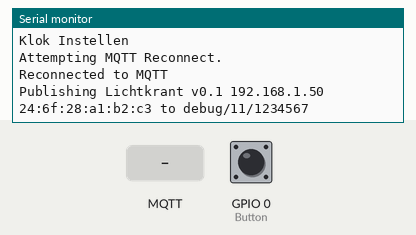
Bench run of a sketch on a simulated ESP8266 (NodeMCU). On the bench: the last lines printed to the serial monitor. Inputs (shaded band) come from the test bench; at power-on: GPIO 0 (Button) HIGH. WiFi joins after 1.5 s; servers stay silent unless stated; the local clock reads 2024-03-15 10:24:30 at power-on unless the sketch sets it; storage starts empty; no MQTT or app messages arrive unless stated.

Above: at 4.5 s.
4.6 s: MQTT message "revspace/state" arrives on the first subscribed topic
At 5.4 s:
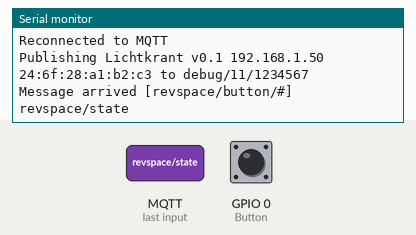
6.1 s: MQTT message "open" arrives on the first subscribed topic
At 6.6 s:
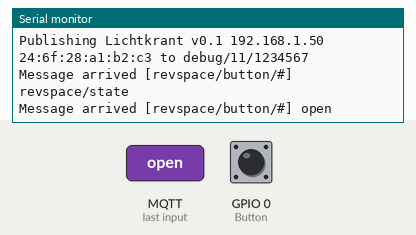
7.6 s: MQTT message "revspace/button/nomz" arrives on the first subscribed topic
At 8.8 s:
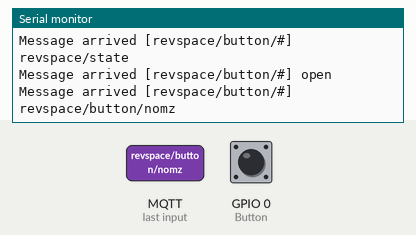
9.1 s: MQTT message ":" arrives on the first subscribed topic
At 10.1 s:
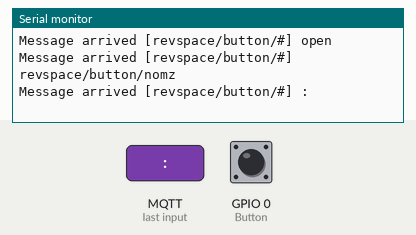
10.6 s: MQTT message "1" arrives on the first subscribed topic
At 11.2 s:
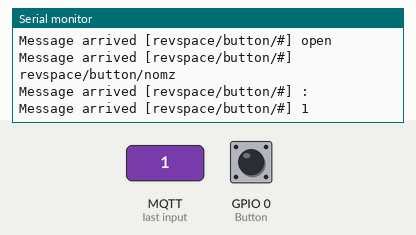
12.1 s: MQTT message "on" arrives on the first subscribed topic
At 13.5 s:
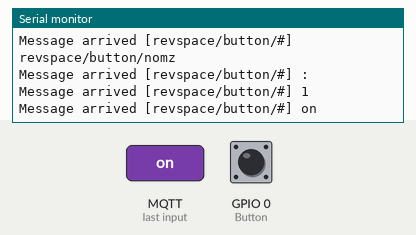

The sketch:

lichtkrant_benadski.ino
```cpp
#include <FS.h>                   //this needs to be first, or it all crashes and burns...

#include <EEPROM.h>
#include <SPI.h>
#include <DNSServer.h>
#include <ESP8266WebServer.h>
#include <ESP8266WiFi.h>
#include <WiFiManager.h>          //https://github.com/tzapu/WiFiManager
#include <WiFiClient.h>
#include <PubSubClient.h>
#include <ArduinoJson.h>          //https://github.com/bblanchon/ArduinoJson
#include <Time.h>
#include <TimeLib.h>
#include <SoftwareSerial.h>
#include <Timezone.h>     //https://github.com/LelandSindt/Timezone

TimeChangeRule CEST = {"CEST", Last, Sun, Mar, 2, +120};    //Daylight time = UTC +2 hours
TimeChangeRule CET = {"CET", Last, Sun, Oct, 3, +60};     //Standard time = UTC +1 hours
Timezone myTZ(CEST, CET);
TimeChangeRule *tcr;        //pointer to the time change rule, use to get TZ abbrev
time_t utc, local;

// NTP Server settings and preparations
unsigned int localPort = 2390;      // local port to listen for UDP packets
IPAddress timeServerIP; // time.nist.gov NTP server address
const char* ntpServerName = "pool.ntp.org";
const int NTP_PACKET_SIZE = 48; // NTP time stamp is in the first 48 bytes of the message
byte packetBuffer[ NTP_PACKET_SIZE]; //buffer to hold incoming and outgoing packets
WiFiUDP udp;

#define SoftSerialTX 13
#define SoftSerialRX 4
#define Button 0

WiFiClient espClient;
PubSubClient client(espClient);

long lastMsg = 0;
char msg[50];
int value = 0;

bool spacestate;
bool klok_ok = false;

//define your default values here, if there are different values in config.json, they are overwritten.
char mqtt_server[40];
char mqtt_port[6] = "1883";
char location[3];
char id[3];
char debugtopic[40] = "debug";
char pubtopic[40] = "lichtkrant";
String swversion = "Lichtkrant v0.1";

String chipid;
char chipidchar[6];
uint8_t MAC_array[6];
char MAC_char[18];

unsigned long starttijd;

//flag for saving data
bool shouldSaveConfig = false;

// The extra parameters to be configured (can be either global or just in the setup)
// After connecting, parameter.getValue() will get you the configured value
// id/name placeholder/prompt default length
WiFiManagerParameter custom_mqtt_server("server", "mqtt server", mqtt_server, 40);
WiFiManagerParameter custom_mqtt_port("port", "mqtt port", mqtt_port, 5);
WiFiManagerParameter custom_location("location", "controller location", location, 3);
WiFiManagerParameter custom_id("id", "controller id", id, 3);
WiFiManagerParameter custom_debug("debugtopic", "Debug Topic", debugtopic, 40);
WiFiManagerParameter custom_pub("publictopic", "Publication Topic", pubtopic, 40);


//Color definitions
// Might want to try other values like 0x10 etc
#define blackblack 0x00
#define blackred 0x01
#define blackgreen 0x02
#define blackorange 0x03
#define redblack 0x04
#define redred 0x05
#define redgreen 0x06
#define redorange 0x07
#define greenblack 0x08
#define greenred 0x09
#define greengreen 0x0A
#define greenorange 0x0B
#define orangeblack 0x0C
#define orangered 0x0D
#define orangegreen 0x0E
#define orangeorange 0x0F
#define blackrainbow 0x20


SoftwareSerial mySerial(SoftSerialRX, SoftSerialTX, false);

const char sync[] = {
  0xAA, 0xAA, 0xAA, 0xAA, 0xAA,
};

const char sendprogram[] = {
  0xBB,
};

const char endprogram[] = {
  0xBF, 0xB1,
};

#define in_left 0x80
#define in_right 0x81
#define in_upwards 0x82
#define in_downwards 0x83
#define open_center 0x84
#define close_center 0x85
#define open_left 0x86
#define close_left 0x87
#define in_shift 0x88 // vanuit het midden
#define out_squeeze 0x89 // naar het midden
#define flash 0x8A
#define jump 0x8B // jump on screen and stay
#define Doff 0x8C
#define Dobig 0x8D
#define clearscreen 0x8E
#define showclock 0x8F
#define snow 0x90
#define dsnow 0x91
#define randomeffect 0xA3

void snelheid(byte snelheid) {
  verstuurbyte(0xA0);
  if (snelheid < 1) {
    snelheid = 1;
  }
  if (snelheid > 9) {
    snelheid = 9;
  }
  verstuurbyte(snelheid + 30);
}

void effectje(char programma, char parameter) {
  verstuurbyte(programma);
  verstuurbyte(parameter);
}

void programmakeuze(char programma) {
  verstuurbyte(0xAF);
  verstuurbyte(programma);
}

void Gosub(char programma) {
  verstuurbyte(0xA2);
  verstuurbyte(programma);
}

void Wachten(byte tijd) {
  verstuurbyte(0xA1);
  if (tijd < 1) {
    tijd = 1;
  }
  if (tijd > 9) {
    tijd = 9;
  }
  verstuurbyte(tijd + 30);
}

void verstuurbyte(byte data) {
  mySerial.write(data);
}

void klokinstellen(time_t t) {
  Serial.println("Klok Instellen");
  verstuurbericht(sync);
  verstuurbyte(0xBE);
  verstuurbyte(0x33);
  verstuurbyte((year(t) / 10) % 10);
  verstuurbyte((year(t) % 10));
  verstuurbyte((month(t) / 10) % 10);
  verstuurbyte((month(t) % 10));
  verstuurbyte((day(t) / 10) % 10);
  verstuurbyte((day(t) % 10));
  verstuurbyte((hour(t) / 10) % 10);
  verstuurbyte((hour(t) % 10));
  verstuurbyte((minute(t) / 10) % 10);
  verstuurbyte((minute(t) % 10));
  verstuurbyte((second(t) / 10) % 10);
  verstuurbyte((second(t) % 10));
  verstuurbyte(0xBF);
  verstuurbyte(0xB1);
}

void verstuurbericht(const char * bericht) {
  for (int x = 0; x < strlen((char *)bericht); x++) {
    mySerial.write(bericht[x]);
  }
}

void customchar(byte nummer) {
  char bericht[] = {
    0x10, nummer,
  };
  verstuurbericht(bericht);
}

void verstuurtext(char * bericht, byte color) {
  for (int x = 0; x < strlen((char *)bericht); x++) {
    char berichtje;
    if (bericht[x] == ' ')  {
      berichtje = ':';
    } else {
      if (bericht[x] == ':')  {
        berichtje = ' ';
      } else {
        berichtje = bericht[x];
      }
    }

    mySerial.write(color);
    mySerial.write(berichtje);
  }
}

void bamtext(char * bericht, char programma, byte color) {
  verstuurbericht(sync);
  verstuurbyte(0xBB);
  programmakeuze('A');
  snelheid(4);
  verstuurbyte(0x8B);
  verstuurbyte(0x03);
  verstuurtext(bericht, color);
  Wachten(3);
  verstuurbericht(endprogram);
}

void hoofdprogramma() {
  int color = blackred;
  verstuurbericht(sync);
  verstuurbyte(0xBB);
  programmakeuze('A');
//  verstuurbyte(0x8B);
//  verstuurbyte(0x03);
//  verstuurtext("progA", color);
//  Wachten(3);
  Gosub('B');
  Gosub('C');
  Gosub('D');
  programmakeuze('B');
  verstuurbyte(0x8F);
  verstuurbyte(0x07);
  //Wachten(3);
  programmakeuze('C');
  verstuurbyte(0x8F);
  verstuurbyte(0x06);
  //Wachten(3);
  programmakeuze('D');
  verstuurbyte(0x8F);
  verstuurbyte(0x05);
  //Wachten(3);

  verstuurbericht(endprogram);
}

void setup() {
  // put your setup code here, to run once:

  bamtext("Booting",  'A', blackred);
  chipid = ESP.getChipId();
  chipid.toCharArray(chipidchar, sizeof chipidchar);

  WiFi.macAddress(MAC_array);
  sprintf(MAC_char, "%02x:%02x:%02x:%02x:%02x:%02x",
          MAC_array[0], MAC_array[1], MAC_array[2], MAC_array[3], MAC_array[4], MAC_array[5]);


  Serial.begin(115200);
  mySerial.begin(2400);
  Serial.println();
  Serial.println("mounting FS...");
  bamtext("mounting FS...", 'A', blackred);

  if (SPIFFS.begin()) {
    Serial.println("mounted fs");
    bamtext("mounted fs",  'A', blackred);
    if (SPIFFS.exists("/config.json")) {
      //file exists, reading and loading
      Serial.println("reading config file");
      bamtext("reading config",  'A', blackred);
      File configFile = SPIFFS.open("/config.json", "r");
      if (configFile) {
        Serial.println("opened config file");
        bamtext("opened config",  'A', blackred);
        size_t size = configFile.size();
        // Allocate a buffer to store contents of the file.
        std::unique_ptr<char[]> buf(new char[size]);

        configFile.readBytes(buf.get(), size);
        DynamicJsonBuffer jsonBuffer;
        JsonObject& json = jsonBuffer.parseObject(buf.get());
        json.printTo(Serial);
        if (json.success()) {
          Serial.println("\nparsed json");
          bamtext("parsed json",  'A', blackred);
          strcpy(mqtt_server, json["mqtt_server"]);
          Serial.println(mqtt_server);

          strcpy(mqtt_port, json["mqtt_port"]);
          strcpy(debugtopic, json["debugtopic"]);
          strcpy(pubtopic, json["pubtopic"]);
        } else {
          Serial.println("failed to load json config");
          bamtext("failed to load json config",  'A', blackred);
        }
      }
    }
  } else {
    Serial.println("failed 2 mount FS");
    bamtext("failed 2 mnt FS",  'A', blackred);
  }

  pinMode(Button, INPUT);


  WiFiManager wifiManager;
  wifiManager.addParameter(&custom_mqtt_server);
  wifiManager.addParameter(&custom_mqtt_port);
  wifiManager.addParameter(&custom_debug);
  wifiManager.addParameter(&custom_pub);

  //wifiManager.resetSettings();

  wifiManager.setSaveConfigCallback(saveConfigCallback);

  if (!wifiManager.autoConnect("AutoConnectAP", "password")) {
    Serial.println("failed to connect and hit timeout");
    bamtext("failed 2 connect",  'A', blackred);
    delay(3000);
    //reset and try again, or maybe put it to deep sleep
    ESP.reset();
    delay(5000);
  }

  //if you get here you have connected to the WiFi
  Serial.println("connected...yeey :)");
  bamtext("connected!",  'A', blackred);

  updateParameters();


  //Serial.println("local ip");  Serial.println(WiFi.localIP();

  Serial.println();
  Serial.print("MQTT Server: ");
  Serial.println(mqtt_server);

  Serial.println();
  client.setServer(mqtt_server, 1883);
  client.setCallback(onMqttMessage);

  udp.begin(localPort);
  ntpsync();
  delay(500);
  hoofdprogramma();
  delay(500);

  hoofdprogramma();
  //  verstuurbericht(sync);
  //  verstuurbyte(0xBB);
  //  programmakeuze('A');
  //  verstuurtext(" test ", blackred);
  //  verstuurbyte(0x8F);
  //  verstuurbyte(0x01);
  //  verstuurtext(" ", blackred);
  //  verstuurbericht(endprogram);
}


void loop() {
  // put your main code here, to run repeatedly:
  if (!client.connected()) {
    Serial.println("Attempting MQTT Reconnect.");
    reconnect();
  }
  client.loop();

  if (digitalRead(Button) == LOW ) {
    ondemandPortal();
  }

  if (spacestate == true) {

  } else {

  }

  if (hour(now()) % 3 == 0 && minute(now()) == 0 && second(now()) == 0) {
    klok_ok = false;
  }

  if (!klok_ok) {
    ntpsync();
  }

}


//callback notifying us of the need to save config
void saveConfigCallback () {
  Serial.println("Should save config");
  shouldSaveConfig = true;
}


void updateParameters() {
  if (shouldSaveConfig) {
    //read updated parameters
    strcpy(mqtt_server, custom_mqtt_server.getValue());
    strcpy(mqtt_port, custom_mqtt_port.getValue());
    strcpy(debugtopic, custom_debug.getValue());
    strcpy(pubtopic, custom_pub.getValue());

    //save the custom parameters to FS

    Serial.println("saving config");
    DynamicJsonBuffer jsonBuffer;
    JsonObject& json = jsonBuffer.createObject();
    json["mqtt_server"] = mqtt_server;
    json["mqtt_port"] = mqtt_port;
    json["debugtopic"] = debugtopic;
    json["pubtopic"] = pubtopic;

    File configFile = SPIFFS.open("/config.json", "w");
    if (!configFile) {
      Serial.println("failed to open config file for writing");
    }

    json.printTo(Serial);
    json.printTo(configFile);
    configFile.close();
  }
}

void ondemandPortal() {
  WiFiManager wifiManager;
  wifiManager.addParameter(&custom_mqtt_server);
  wifiManager.addParameter(&custom_mqtt_port);
  wifiManager.addParameter(&custom_debug);
  wifiManager.addParameter(&custom_pub);
  wifiManager.setSaveConfigCallback(saveConfigCallback);

  if (!wifiManager.startConfigPortal("AutoConnectAP", "password")) {
    Serial.println("failed to connect and hit timeout");
    delay(3000);
    ESP.reset();
    delay(5000);
  }
  Serial.println("connected...yeey :)");
  updateParameters();
}

boolean reconnect() {
  if (client.connect(chipidchar)) {
    Serial.println("Reconnected to MQTT");
    // Once connected, publish an announcement...
    mqtt_publish(String(debugtopic) + "/11/" + chipid, swversion + String(" ") + WiFi.localIP().toString() + String(" ") + String(MAC_char));
    client.subscribe("revspace/button/#");
    client.subscribe("revspace/state");
    client.subscribe("revspace/sensors/temperature/11/1");

    client.loop();
  }
  return client.connected();
}

void onMqttMessage(char* topic, byte * payload, unsigned int length) {
  Serial.print("Message arrived [");
  Serial.print(topic);
  Serial.print("] ");
  for (int i = 0; i < length; i++) {
    Serial.print((char)payload[i]);
  }
  Serial.println();
  char bericht[50] = "";
  if (strcmp(topic, "revspace/state") == 0) {
    for (uint8_t pos = 0; pos < length; pos++) {
      bericht[pos] = payload[pos];
    }

    if (strcmp(bericht, "open") == 0) {
      Serial.println("Revspace is open");
      if (spacestate == LOW) {
        spacestate = HIGH;
      }
    } else {
      // If it ain't open, it's closed! (saves a lot of time doing strcmp).
      Serial.println("Revspace is dicht");
      if (spacestate == HIGH) {
        spacestate = LOW;
      }
    }
  }

  if (strcmp(topic, "revspace/button/nomz") == 0) {
    for (uint8_t t = 0; t < 10; t++) {
      //digitalWrite(Buzzer, HIGH);

      delay(350);

      //digitalWrite(Buzzer, LOW);
      delay(350);
    }

  }

  if (strcmp(topic, "revspace/button/doorbell") == 0) {
    for (uint8_t t = 0; t < 10; t++) {

      //digitalWrite(Buzzer, HIGH);
      delay(20);

      //digitalWrite(Buzzer, LOW);
      delay(50);

    }
  }

  if (strcmp(topic, "revspace/button/rollcall") == 0) {
    Serial.println("Rollcall!");
    mqtt_publish(String(debugtopic) + "/11/" + chipid, swversion + String(" ") + WiFi.localIP().toString() + String(" ") + String(MAC_char));
  }
}

void mqtt_publish (String topic, String message) {
  Serial.println();
  Serial.print("Publishing ");
  Serial.print(message);
  Serial.print(" to ");
  Serial.println(topic);

  char t[100], m[100];
  topic.toCharArray(t, sizeof t);
  message.toCharArray(m, sizeof m);

  client.publish(t, m, /*retain*/ 1);
}

boolean ntpsync() {

  //get a random server from the pool
  WiFi.hostByName(ntpServerName, timeServerIP);

  sendNTPpacket(timeServerIP); // send an NTP packet to a time server

  delay(500);

  int cb = udp.parsePacket();
  if (!cb) {
    Serial.println("no packet yet");
    klok_ok = false;
  }
  else {
    Serial.print("packet received, length=");
    Serial.println(cb);
    // We've received a packet, read the data from it
    udp.read(packetBuffer, NTP_PACKET_SIZE); // read the packet into the buffer

    //the timestamp starts at byte 40 of the received packet and is four bytes,
    // or two words, long. First, esxtract the two words:

    unsigned long highWord = word(packetBuffer[40], packetBuffer[41]);
    unsigned long lowWord = word(packetBuffer[42], packetBuffer[43]);
    // combine the four bytes (two words) into a long integer
    // this is NTP time (seconds since Jan 1 1900):
    unsigned long secsSince1900 = highWord << 16 | lowWord;
    Serial.print("Seconds since Jan 1 1900 = " );
    Serial.println(secsSince1900);

    // now convert NTP time into everyday time:
    Serial.print("Unix time = ");
    // Unix time starts on Jan 1 1970. In seconds, that's 2208988800:
    const unsigned long seventyYears = 2208988800UL;
    // subtract seventy years:
    unsigned long epoch = secsSince1900 - seventyYears;
    // print Unix time:
    Serial.println(epoch);

    local = myTZ.toLocal(epoch, &tcr);

    setTime(local);
    klok_ok = true;
    klokinstellen(now());
  }
}

// send an NTP request to the time server at the given address
unsigned long sendNTPpacket(IPAddress& address)
{
  Serial.println("sending NTP packet...");
  // set all bytes in the buffer to 0
  memset(packetBuffer, 0, NTP_PACKET_SIZE);
  // Initialize values needed to form NTP request
  // (see URL above for details on the packets)
  packetBuffer[0] = 0b11100011;   // LI, Version, Mode
  packetBuffer[1] = 0;     // Stratum, or type of clock
  packetBuffer[2] = 6;     // Polling Interval
  packetBuffer[3] = 0xEC;  // Peer Clock Precision
  // 8 bytes of zero for Root Delay & Root Dispersion
  packetBuffer[12]  = 49;
  packetBuffer[13]  = 0x4E;
  packetBuffer[14]  = 49;
  packetBuffer[15]  = 52;

  // all NTP fields have been given values, now
  // you can send a packet requesting a timestamp:
  udp.beginPacket(address, 123); //NTP requests are to port 123
  udp.write(packetBuffer, NTP_PACKET_SIZE);
  udp.endPacket();
}
```

Measured:
- after the input at 4.6 s, the serial monitor: prints a new line at once (image 1)
- after the input at 6.1 s, the serial monitor: prints a new line at once (image 2)
- after the input at 7.6 s, the serial monitor: prints a new line at once (image 3)
- after the input at 9.1 s, the serial monitor: prints a new line at once (image 4)
- after the input at 10.6 s, the serial monitor: prints a new line at once (image 5)
- after the input at 12.1 s, the serial monitor: prints a new line at once (image 6)
